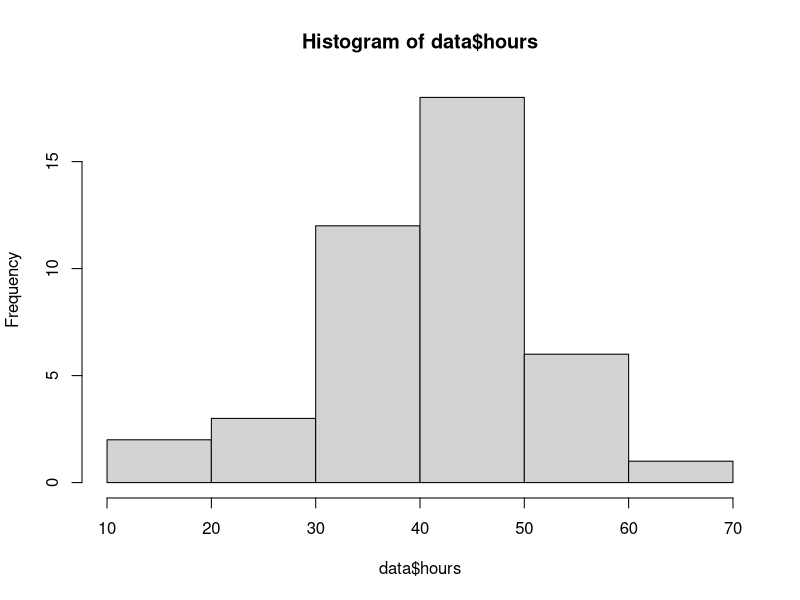

R code for this plot:
## This is just a script to test out commands (so we don't have to build the book or knit individual chapters for data analyses)

temp <- read.csv("FINAL+Engagement+Pilot_November+16,+2020_08.45.csv", header=FALSE)

x <- temp[2,]
data <- temp[-c(1:3),]
colnames(data) <- x

num <- nrow(data)

write.csv(table(data[165]), "comments.csv")
write.csv(table(data[164]), "tenure.csv")
table(data[163])

data$hours <- NULL
  
data$hours[data$`How many hours do you typically work per week in this job?` == "10-16"] <- 13
data$hours[data$`How many hours do you typically work per week in this job?` == "15"]    <- 15
data$hours[data$`How many hours do you typically work per week in this job?` == "16"]    <- 16
data$hours[data$`How many hours do you typically work per week in this job?` == "20"]    <- 20
data$hours[data$`How many hours do you typically work per week in this job?` == "25"]    <- 25
data$hours[data$`How many hours do you typically work per week in this job?` == "25-30"] <- 27.5
data$hours[data$`How many hours do you typically work per week in this job?` == "30"]    <- 30
data$hours[data$`How many hours do you typically work per week in this job?` == "30-40"] <- 35
data$hours[data$`How many hours do you typically work per week in this job?` == "32"]    <- 32

data$hours[data$`How many hours do you typically work per week in this job?` == "35"]    <- 35
data$hours[data$`How many hours do you typically work per week in this job?` == "35-40 hrs"]  <- 37.5
data$hours[data$`How many hours do you typically work per week in this job?` == "40"]    <- 40
data$hours[data$`How many hours do you typically work per week in this job?` == "40-45"] <- 42.5
data$hours[data$`How many hours do you typically work per week in this job?` == "40-50"] <- 45
data$hours[data$`How many hours do you typically work per week in this job?` == "40 "]   <- 40
data$hours[data$`How many hours do you typically work per week in this job?` == "40/50"] <- 45
data$hours[data$`How many hours do you typically work per week in this job?` == "43"]    <- 43

data$hours[data$`How many hours do you typically work per week in this job?` == "45"]    <- 45
data$hours[data$`How many hours do you typically work per week in this job?` == "45-50"] <- 47.5
data$hours[data$`How many hours do you typically work per week in this job?` == "45+ "]    <- 47.5
data$hours[data$`How many hours do you typically work per week in this job?` == "48"]    <- 48
data$hours[data$`How many hours do you typically work per week in this job?` == "50"]    <- 50
data$hours[data$`How many hours do you typically work per week in this job?` == "50-60"] <- 55
data$hours[data$`How many hours do you typically work per week in this job?` == "55"]    <- 55
data$hours[data$`How many hours do you typically work per week in this job?` == "6"]     <- NA

data$hours[data$`How many hours do you typically work per week in this job?` == "60"]    <- 60
data$hours[data$`How many hours do you typically work per week in this job?` == "60hr"]  <- 60
data$hours[data$`How many hours do you typically work per week in this job?` == "65"]    <- 65
data$hours[data$`How many hours do you typically work per week in this job?` == "9"]     <- NA
data$hours[data$`How many hours do you typically work per week in this job?` == " "]     <- NA

data$hours <- as.numeric(as.character(data$hours))
table(data$hours, data$`How many hours do you typically work per week in this job?`)

hist(data$hours)
